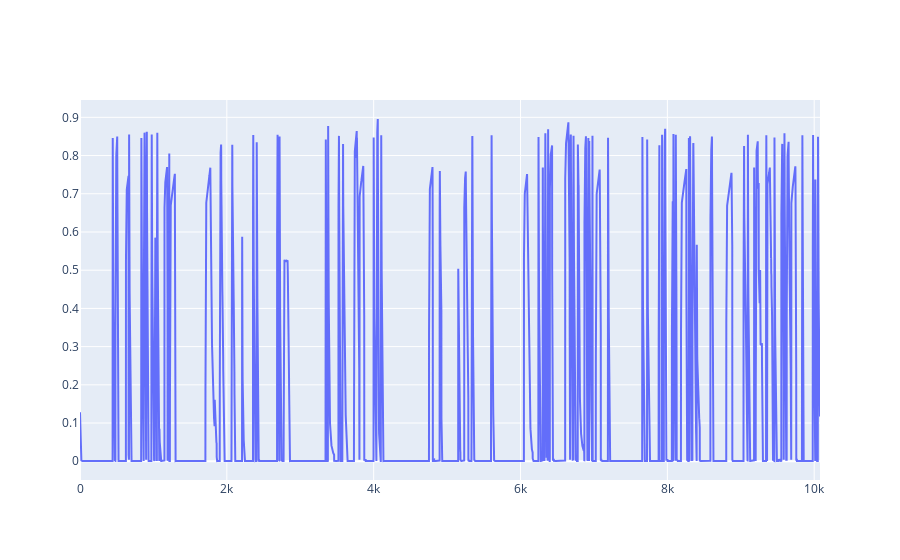

Notebook cell for this chart:
### Code cell
fig = go.Figure()
fig.add_trace(go.Scatter(x=[t for t in range(len(pow))], y=pow['oneminkWh'].tolist(), mode='lines', name='lines'))
fig.show()

### Figure 1 — Plotly figure (JSON) as saved in the notebook; plotly's stock layout.template omitted (floating-point values rounded to 4 significant figures; data arrays with more than 128 entries replaced by an {"elided": "..."} marker saying what was removed)
{"data": [{"mode": "lines", "name": "lines", "type": "scatter", "x": {"elided": "10080 int values"}, "y": {"elided": "10080 float values"}}], "layout": {"autosize": true, "xaxis": {"autorange": true, "range": [0, 10079], "type": "linear"}, "yaxis": {"autorange": true, "range": [-0.04906, 0.9454], "type": "linear"}}}
